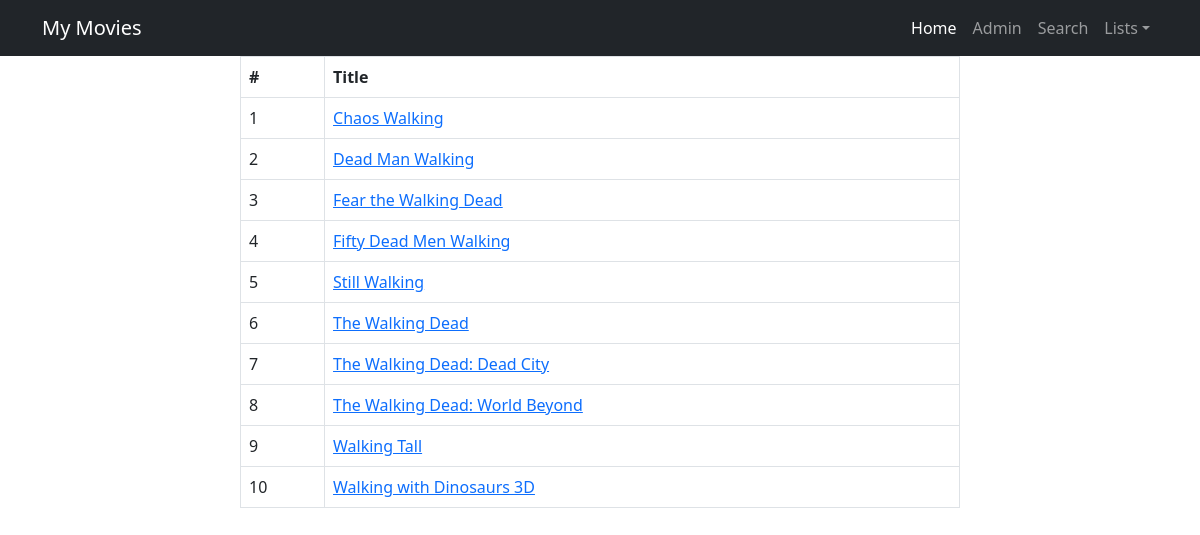
/movieapp/movie_list/, run on an earlier commit of the app's database.
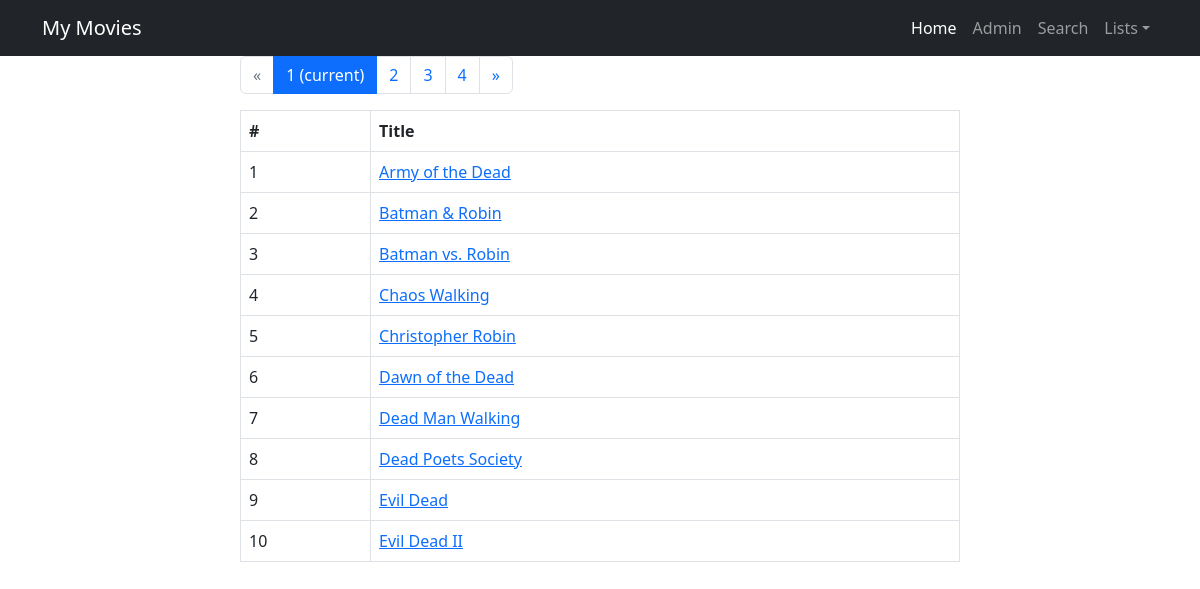
And on a later commit of the database.
### movieapp/models.py (models this page shows, shortened)
class Movie(models.Model):
    title = models.CharField(max_length=100)
    year = models.CharField(max_length=20)
    imdbid = models.CharField(max_length=30)
    type = models.CharField(max_length=20)
    poster = models.CharField(max_length=150, null=True, blank=True)
    class Meta: # on Country alam klass
        ordering = ["title"]  # sorteerib tabeli lastname ja siis firstname järgi
        verbose_name_plural = "movies" # et nätaks mitmuses

### movieapp/views.py (the view)
# urls.py: path("movie_list/", views.MovieListViev.as_view(), name="movie_list"),
class MovieListViev(ListView):
    model = Movie
    queryset = Movie.objects.order_by("title")
    context_object_name = "movies"
    paginate_by = 10

### movieapp/templates/movieapp/movie_list.html
{% extends "base.html" %}
{% block content %}
    <div class="container">
        <div class="row">
            <div class="col-8 mx-auto">
                {% if is_paginated %}
                    <ul class="pagination">
                        {% if page_obj.has_previous %}
                            <li class="page-item"><a class="page-link" href="?page={{ page_obj.previous_page_number }}">&laquo;</a>
                            </li>
                        {% else %}
                            <li class="page-item disabled"><span class="page-link">&laquo;</span></li>
                        {% endif %}
                        {% for i in paginator.page_range %}
                            {% if page_obj.number == i %}
                                <li class="page-item active" aria-current="page">
                                    <span class="page-link">{{ i }} <span class="sr-only">(current)</span></span>
                                </li>
                            {% else %}
                                <li class="page-item"><a class="page-link" href="?page={{ i }}">{{ i }}</a></li>
                            {% endif %}
                        {% endfor %}
                        {% if page_obj.has_next %}
                            <li class="page-item"><a class="page-link" href="?page={{ page_obj.next_page_number }}">&raquo;</a>
                            </li>
                        {% else %}
                            <li class="page-item disabled"><span class="page-link">&raquo;</span></li>
                        {% endif %}
                    </ul>
                {% endif %}
                <table class="table table-bordered">
                    <thead>
                    <tr>
                        <th>#</th>
                        <th>Title</th>
                    </tr>
                    </thead>
                    <tbody>
                    {% for movie in movies %}
                        <tr>
                            <td>{{ page_obj.start_index|add:forloop.counter0 }}</td>
                            <td><a href="{% url "movieapp:movie_detail" pk=movie.id %}">{{ movie.title }}</a></td>
                        </tr>
                    {% endfor %}
                    </tbody>
                </table>
            </div>
        </div>
    </div>
{% endblock %}

What changed in the data, as far as the page shows it:
no longer on this page (row unchanged): Movie: start_index|add "3", title "Fear the Walking Dead"
no longer on this page (row unchanged): Movie: start_index|add "4", title "Fifty Dead Men Walking"
no longer on this page (row unchanged): Movie: start_index|add "5", title "Still Walking"
no longer on this page (row unchanged): Movie: start_index|add "6", title "The Walking Dead"
no longer on this page (row unchanged): Movie: start_index|add "7", title "The Walking Dead: Dead City"
no longer on this page (row unchanged): Movie: start_index|add "8", title "The Walking Dead: World Beyond"
no longer on this page (row edited): Movie: start_index|add "9", title "Walking Tall"
no longer on this page (row unchanged): Movie: start_index|add "10", title "Walking with Dinosaurs 3D"
added Movie: start_index|add "1", title "Army of the Dead"
added Movie: start_index|add "2", title "Batman & Robin"
added Movie: start_index|add "3", title "Batman vs. Robin"
computed for Movie "Chaos Walking": start_index|add "1" → "4"
added Movie: start_index|add "5", title "Christopher Robin"
added Movie: start_index|add "6", title "Dawn of the Dead"
computed for Movie "Dead Man Walking": start_index|add "2" → "7"
added Movie: start_index|add "8", title "Dead Poets Society"
added Movie: start_index|add "9", title "Evil Dead"
added Movie: start_index|add "10", title "Evil Dead II"
Also different on the page:
new list line: "1 (current)"
new list line: "2"
new list line: "3"
new list line: "4"
